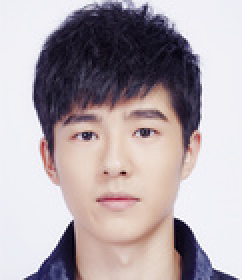
#> input picture project_file/pic7.jpg, 121 x 140 px (shown 2 times larger)
$ python test.py   (Python 2 division)
#> lines starting #> are read from the running program, lines starting #| are printed output that depends on the picture; after the words box and inside, x2 and y2 are one past the last pixel; in counts of white or black regions, pixels touching at a corner belong together
from PIL import Image;
import matplotlib.pyplot as plt;

img = Image.open("pic7.jpg","r");
#> img is the input picture: PIL image 121x140 RGB; mean R, G, B 177.3, 166.7, 171.3
#img.show();
#print img.format, img.size, img.mode

width = img.size[0];
#> width = 121
height = img.size[1];
#> height = 140
#print width
#print height

size_right = width * 3 / 4
#> size_right = 90
#print size_right
size_down = height * 3 / 4
#> size_down = 105


max_i = 0
max_j = 0
min_i = 0
min_j = 0

zone = []
for i in range(0,17):
    zone.append(0)
#print zone[16]


arr = []
# [7 lines of commented-out code are left out]

Img = img.convert('L')
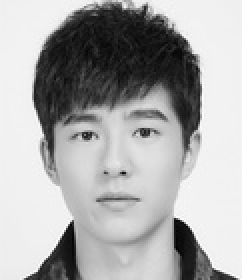
#> Img: PIL image 121x140 L (shown 2 times larger); min 1, max 255, mean 170.4
cnt = 0;
#guobiting 110
#liuhaoran 100
#xinyuanjieyi 120  j<930 j>200
#pic10  j>230
for i in range(0,height):
    for j in range(0,width):
        #arr.append((Img.getpixel((j,i))))
        if(j>=0 and j<width):
            if(i>=0 and i<size_down):
                if(Img.getpixel((j,i))<100):
                    arr.append((j,i))
                    if(cnt==0):
                        max_i = min_i = i
                        max_j = min_j = j
                        cnt+=1
                    if(i>max_i):
                        max_i = i
                    if(i<min_i):
                        min_i = i
                    if(j>max_j):
                        max_j = j
                    if(j<min_j):
                        min_j = j
#> after the loop, cnt = 1
            # [4 lines of commented-out code are left out]
print max_i
#| 100
print min_i
#| 2
print max_j
#| 100
print min_j
#| 17

dlt_j = (max_j - min_j)/4
#> dlt_j = 20
dlt_i = (max_i - min_i)/4
#> dlt_i = 24

#print arr[0]
#print arr[0][0]

for i in range(len(arr)):
    if(arr[i][0]>=min_j and arr[i][0] < min_j+dlt_j and arr[i][1]>=min_i and arr[i][1] < min_i+dlt_i):
        zone[1]+=1
    if(arr[i][0]>=min_j+dlt_j and arr[i][0] < min_j+2*dlt_j and arr[i][1]>=min_i and arr[i][1] < min_i+dlt_i):
        zone[2]+=1
    if(arr[i][0]>=min_j+2*dlt_j and arr[i][0] < min_j+3*dlt_j and arr[i][1]>=min_i and arr[i][1] < min_i+dlt_i):
        zone[3]+=1
    if(arr[i][0]>=min_j+3*dlt_j and arr[i][0] < min_j+4*dlt_j and arr[i][1]>=min_i and arr[i][1] < min_i+dlt_i):
        zone[4]+=1

    if(arr[i][0]>=min_j and arr[i][0] < min_j+dlt_j and arr[i][1]>=min_i+dlt_i and arr[i][1] < min_i+2*dlt_i):
        zone[5]+=1
    if(arr[i][0]>=min_j+dlt_j and arr[i][0] < min_j+2*dlt_j and arr[i][1]>=min_i+dlt_i and arr[i][1] < min_i+2*dlt_i):
        zone[6]+=1
    if(arr[i][0]>=min_j+2*dlt_j and arr[i][0] < min_j+3*dlt_j and arr[i][1]>=min_i+dlt_i and arr[i][1] < min_i+2*dlt_i):
        zone[7]+=1
    if(arr[i][0]>=min_j+3*dlt_j and arr[i][0] < min_j+4*dlt_j and arr[i][1]>=min_i+dlt_i and arr[i][1] < min_i+2*dlt_i):
        zone[8]+=1

    if(arr[i][0]>=min_j and arr[i][0] < min_j+dlt_j and arr[i][1]>=min_i+2*dlt_i and arr[i][1] < min_i+3*dlt_i):
        zone[9]+=1
    if(arr[i][0]>=min_j+dlt_j and arr[i][0] < min_j+2*dlt_j and arr[i][1]>=min_i+2*dlt_i and arr[i][1] < min_i+3*dlt_i):
        zone[10]+=1
    if(arr[i][0]>=min_j+2*dlt_j and arr[i][0] < min_j+3*dlt_j and arr[i][1]>=min_i+2*dlt_i and arr[i][1] < min_i+3*dlt_i):
        zone[11]+=1
    if(arr[i][0]>=min_j+3*dlt_j and arr[i][0] < min_j+4*dlt_j and arr[i][1]>=min_i+2*dlt_i and arr[i][1] < min_i+3*dlt_i):
        zone[12]+=1

    if(arr[i][0]>=min_j and arr[i][0] < min_j+dlt_j and arr[i][1]>=min_i+3*dlt_i and arr[i][1] < min_i+4*dlt_i):
        zone[13]+=1
    if(arr[i][0]>=min_j+dlt_j and arr[i][0] < min_j+2*dlt_j and arr[i][1]>=min_i+3*dlt_i and arr[i][1] < min_i+4*dlt_i):
        zone[14]+=1
    if(arr[i][0]>=min_j+2*dlt_j and arr[i][0] < min_j+3*dlt_j and arr[i][1]>=min_i+3*dlt_i and arr[i][1] < min_i+4*dlt_i):
        zone[15]+=1
    if(arr[i][0]>=min_j+3*dlt_j and arr[i][0] < min_j+4*dlt_j and arr[i][1]>=min_i+3*dlt_i and arr[i][1] < min_i+4*dlt_i):
        zone[16]+=1


point_sum = 0;
for i in range(1,17):
    point_sum += zone[i];
#> after the loop, point_sum = 3603
#for i in range(1,17):
    #zone[i] = 1000000 / point_sum * zone[i]
    #print i,zone[i]
print len(arr)
#| 3717
im = Image.new("RGB",(width,height),(255,255,255))
#> im: PIL image 121x140 RGB; every value is 255
for i in range(len(arr)):
    im.putpixel(arr[i],(0,0,0))
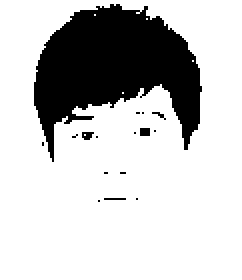
#> im: PIL image 121x140 RGB (shown 2 times larger); 78.1% white; 16 black regions (14 under 20 px), largest, box (x1, y1, x2, y2) and area: (17, 2, 101, 81) 3640, (70, 64, 75, 68) 20
im.save("test3.jpg")


Img.save("test1.jpg")
threshold = 130
table = []
for i in range(256):
         if i < threshold:
             table.append(1)
         else:
             table.append(0)

#print table
photo = Img.point(table,'1')
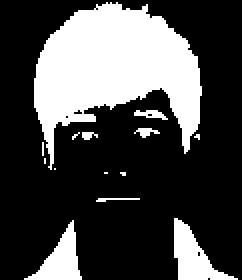
#> photo: PIL image 121x140 1 (shown 2 times larger); 28.4% white; 14 white regions (7 under 20 px), largest, box (x1, y1, x2, y2) and area: (17, 1, 101, 85) 3857, (87, 109, 119, 140) 430, (12, 110, 41, 140) 372
photo.save("test2.jpg")

doc = open("output.txt",'w')
for i in range(1,17):
    doc.write(str(zone[i]))
    doc.write('\n')
doc.close()

# [4 lines of commented-out code are left out]
